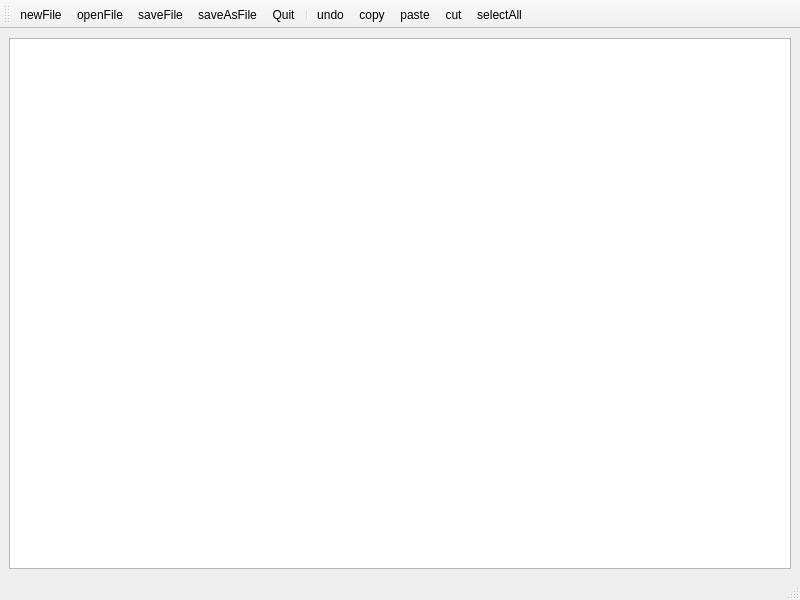
<?xml version="1.0" encoding="UTF-8"?>
<ui version="4.0">
 <class>MainWindow</class>
 <widget class="QMainWindow" name="MainWindow">
  <property name="geometry">
   <rect>
    <x>0</x>
    <y>0</y>
    <width>800</width>
    <height>600</height>
   </rect>
  </property>
  <property name="windowTitle">
   <string>MainWindow</string>
  </property>
  <widget class="QWidget" name="centralwidget">
   <layout class="QGridLayout" name="gridLayout">
    <item row="0" column="0">
     <widget class="QTextEdit" name="textEdit"/>
    </item>
   </layout>
  </widget>
  <widget class="QStatusBar" name="statusbar"/>
  <widget class="QToolBar" name="toolBar">
   <property name="windowTitle">
    <string>toolBar</string>
   </property>
   <attribute name="toolBarArea">
    <enum>TopToolBarArea</enum>
   </attribute>
   <attribute name="toolBarBreak">
    <bool>false</bool>
   </attribute>
   <addaction name="actionnewFile"/>
   <addaction name="actionopenFile"/>
   <addaction name="actionsaveFile"/>
   <addaction name="actionsaveAsFile"/>
   <addaction name="actionQuit"/>
   <addaction name="separator"/>
   <addaction name="actionundo"/>
   <addaction name="actioncopy"/>
   <addaction name="actionpaste"/>
   <addaction name="actioncut"/>
   <addaction name="actionselectAll"/>
  </widget>
  <action name="actionnewFile">
   <property name="text">
    <string>newFile</string>
   </property>
  </action>
  <action name="actionopenFile">
   <property name="text">
    <string>openFile</string>
   </property>
  </action>
  <action name="actionsaveFile">
   <property name="text">
    <string>saveFile</string>
   </property>
  </action>
  <action name="actionsaveAsFile">
   <property name="text">
    <string>saveAsFile</string>
   </property>
  </action>
  <action name="actionQuit">
   <property name="text">
    <string>Quit</string>
   </property>
  </action>
  <action name="actionpaste">
   <property name="text">
    <string>paste</string>
   </property>
  </action>
  <action name="actionundo">
   <property name="text">
    <string>undo</string>
   </property>
  </action>
  <action name="actioncopy">
   <property name="text">
    <string>copy</string>
   </property>
  </action>
  <action name="actioncut">
   <property name="text">
    <string>cut</string>
   </property>
  </action>
  <action name="actionselectAll">
   <property name="text">
    <string>selectAll</string>
   </property>
  </action>
 </widget>
 <resources/>
 <connections/>
</ui>
